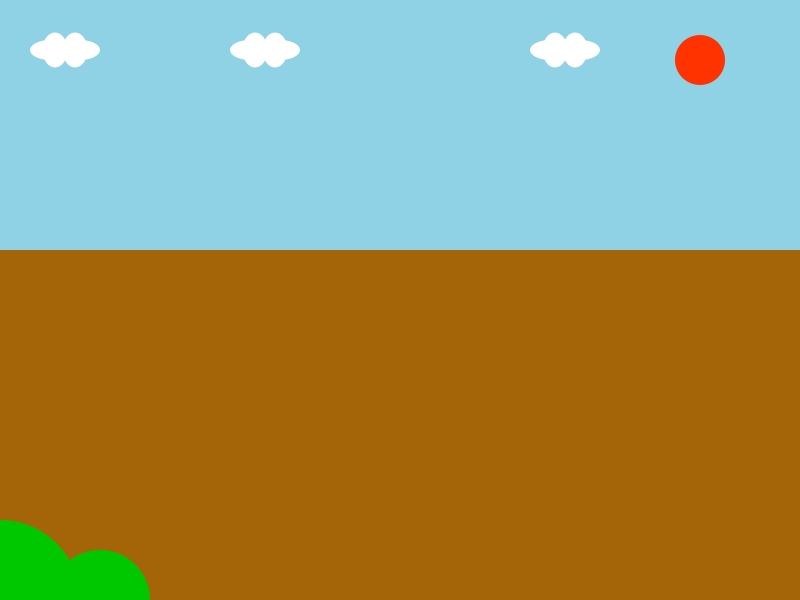
Frame 1 (no input)
Frame 60 (the mouse pressed at the canvas centre just before this capture): identical to frame 1, image omitted
Frame 120 (the mouse held since frame 60 and released just before this capture): identical to frame 1, image omitted

The Processing sketch that drew this single still picture (run headless with seeded random() and noise(); from frame 60 on, the mouse is pressed at the canvas centre):

// Processing sketch: processing_51824
// ── processing_51824.pde

 /*****************************************
 * Assignment 2
 * Name:         Bingxi Lin
 * E-mail:       blin@brynmawr.edu
 * Course:       CS 110 - Section 2
 * Submitted:    2/6/2012
 * 
 * A short paragraph describing your sketch.
 * See description below.
 *********************************************/ 
 

 int horizon = 250;     //define horizon y-coordinate
 
 void setup(){
   size(800,600);
   background(164,101,8);
   smooth();
   noStroke();
   fill(143,209,229);         //draw the sky
   rect(0,0,width,horizon);   
   fill(255,51,0);            //draw the sun
   ellipse(width-100,60,50,50);  
   fill(255);                 //draw the clouds
   ellipse(50,50,40,20);      //cloud NO.1
   ellipse(80,50,40,20);
   ellipse(55,50,25,35);
   ellipse(75,50,25,35);
   ellipse(250,50,40,20);      //cloud NO.2
   ellipse(280,50,40,20);
   ellipse(255,50,25,35);
   ellipse(275,50,25,35);
   ellipse(550,50,40,20);      //cloud NO.3
   ellipse(580,50,40,20);
   ellipse(555,50,25,35);
   ellipse(575,50,25,35);
   fill(0,200,0);              //The bush
   ellipse(0,height,width/5,width/5);
   ellipse(width/8,height,width/8,width/8);
 }
 
 void draw(){
 }
 
 void mousePressed(){
   if(mouseY < horizon){
     //draw birds
     fill(0,0);
     strokeWeight((horizon-mouseY)/80+1);
     stroke(0);
     arc(mouseX,mouseY,(horizon-mouseY)/6+5,(horizon-mouseY)/12+5,2*PI-PI/2,2*PI);
     arc(mouseX+(horizon-mouseY)/6+5,mouseY,(horizon-mouseY)/6+5,(horizon-mouseY)/12+5,PI,PI+PI/2);
   }
   else{
     //call the flower function
     flower(mouseX,mouseY, int(random(7,15)) );
   } 
   
 }
 
 
 //draw a flower centered at centerX and centerY with n petals
 void flower(float centerX, float centerY, int n){
   int size = (mouseY - horizon)/25+5;   //size of petals
   float angle = 2*PI/n;
   for(int i=0;i<n;i++){
     noStroke();
     fill(random(150,255),0,0);
     ellipse(centerX+size*cos(angle*i),centerY+size*sin(angle*i),size*2/3,size*2/3);  //draw the flower
     strokeWeight(size/5+1);
     stroke(0,255,0);
     line(mouseX,mouseY,mouseX-size/2,mouseY+2*size);  //draw the leaves
     line(mouseX-size/2,mouseY+2*size,mouseX-size,mouseY+size);
   }
 }
 
 
 
 
 
 
 
 
